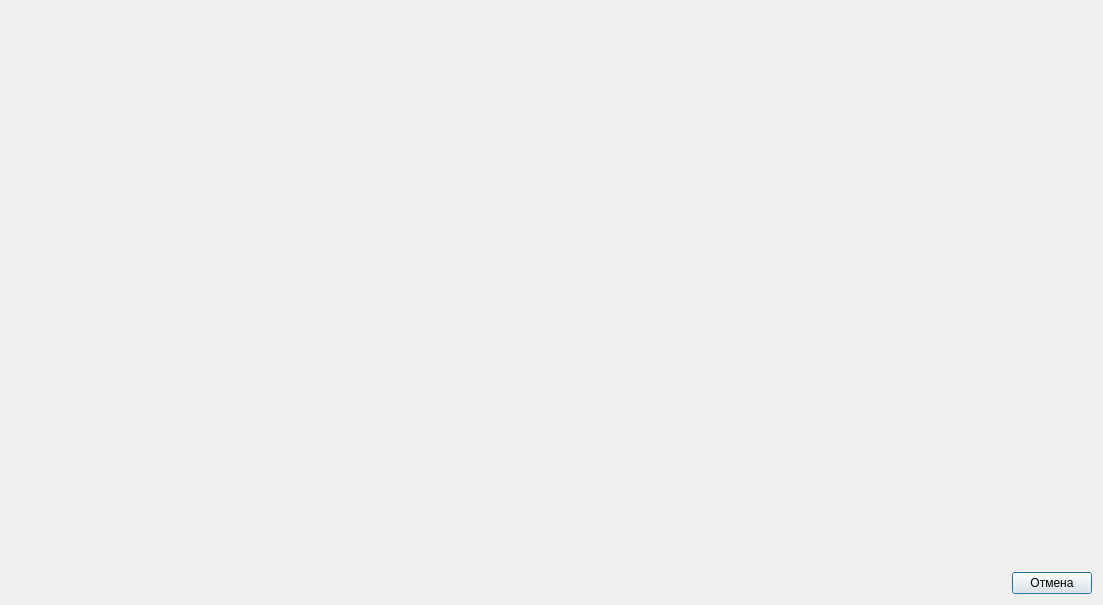
<?xml version="1.0" encoding="UTF-8"?>
<ui version="4.0">
 <class>Dialog</class>
 <widget class="QDialog" name="Dialog">
  <property name="geometry">
   <rect>
    <x>0</x>
    <y>0</y>
    <width>1103</width>
    <height>605</height>
   </rect>
  </property>
  <property name="windowTitle">
   <string>Статистика по счетам</string>
  </property>
  <layout class="QVBoxLayout" name="verticalLayout_2">
   <item>
    <layout class="QVBoxLayout" name="vlPlot"/>
   </item>
   <item>
    <spacer name="verticalSpacer">
     <property name="orientation">
      <enum>Qt::Vertical</enum>
     </property>
     <property name="sizeHint" stdset="0">
      <size>
       <width>20</width>
       <height>40</height>
      </size>
     </property>
    </spacer>
   </item>
   <item>
    <layout class="QHBoxLayout" name="horizontalLayout_2">
     <item>
      <spacer name="horizontalSpacer">
       <property name="orientation">
        <enum>Qt::Horizontal</enum>
       </property>
       <property name="sizeHint" stdset="0">
        <size>
         <width>40</width>
         <height>20</height>
        </size>
       </property>
      </spacer>
     </item>
     <item>
      <widget class="QPushButton" name="btnCancel">
       <property name="text">
        <string>Отмена</string>
       </property>
      </widget>
     </item>
    </layout>
   </item>
  </layout>
 </widget>
 <resources/>
 <connections>
  <connection>
   <sender>btnCancel</sender>
   <signal>clicked()</signal>
   <receiver>Dialog</receiver>
   <slot>reject()</slot>
   <hints>
    <hint type="sourcelabel">
     <x>830</x>
     <y>429</y>
    </hint>
    <hint type="destinationlabel">
     <x>444</x>
     <y>227</y>
    </hint>
   </hints>
  </connection>
 </connections>
</ui>
